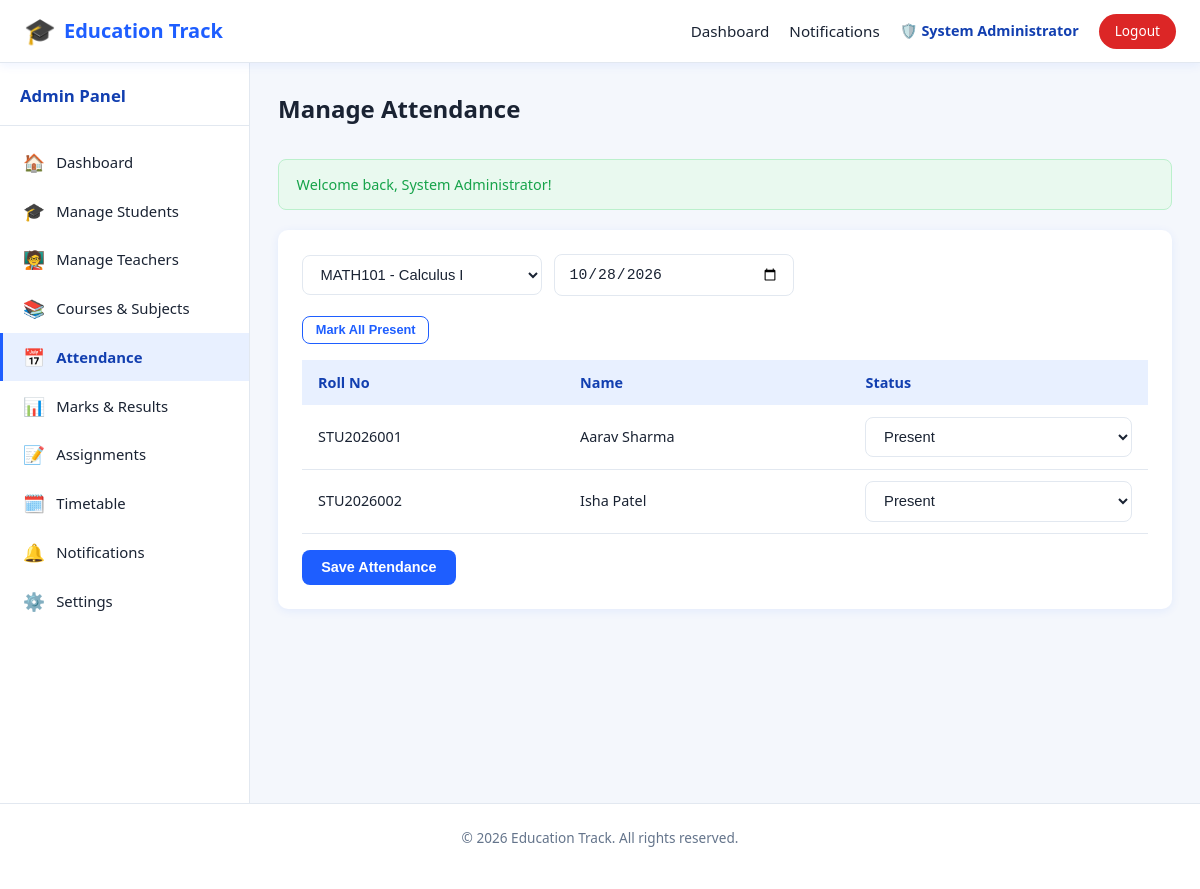
The app's page /admin/attendance.php (signed in) with its own data.
### tables this page shows
CREATE TABLE students (
    id INT AUTO_INCREMENT PRIMARY KEY,
    roll_no VARCHAR(30) NOT NULL UNIQUE,
    full_name VARCHAR(100) NOT NULL,
    email VARCHAR(100) NOT NULL UNIQUE,
    password VARCHAR(255) NOT NULL,
    phone VARCHAR(20),
    dob DATE,
    gender ENUM('Male','Female','Other'),
    address VARCHAR(255),
    profile_image VARCHAR(255) DEFAULT 'default.png',
    status ENUM('active','inactive') DEFAULT 'active',
    created_at TIMESTAMP DEFAULT CURRENT_TIMESTAMP
);

### includes/session.php (called while the page is built, shortened)
<?php
function getFlash(): array
{
    $flash = $_SESSION['flash'] ?? [];
    return $flash;
}
function sanitize(string $value): string
{
    return htmlspecialchars(trim($value), ENT_QUOTES, 'UTF-8');
}

### admin/attendance.php (the view, shortened to what this page needs)
<?php
require_once __DIR__ . '/../includes/session.php';
$pdo = getDBConnection();
$courses = $pdo->query('SELECT id, course_code, course_name FROM courses ORDER BY course_name')->fetchAll();
$selectedCourseId = (int) ($_GET['course_id'] ?? ($courses[0]['id'] ?? 0));
$selectedDate = $_GET['date'] ?? date('Y-m-d');
$students = [];
$existingAttendance = [];
if ($selectedCourseId) {
    $stmt = $pdo->prepare("SELECT s.id, s.roll_no, s.full_name FROM students s
        JOIN enrollments e ON e.student_id = s.id WHERE e.course_id = :cid ORDER BY s.full_name");
    $stmt->execute(['cid' => $selectedCourseId]);
    $students = $stmt->fetchAll();
}
$flash = getFlash();
require_once __DIR__ . '/../includes/header.php';
require_once __DIR__ . '/../includes/navbar.php';
?>
<div class="app-layout">
    <?php $sidebarType = 'admin'; $activePage = 'attendance'; require __DIR__ . '/../includes/sidebar.php'; ?>
    <main class="main-content">
        <div class="page-header"><h1>Manage Attendance</h1></div>
        <?php if (!empty($flash['success'])): ?><div class="alert alert-success" data-autohide><?= sanitize($flash['success']) ?></div><?php endif; ?>
        <div class="card">
            <form method="GET" class="filter-bar">
                <select name="course_id" class="form-control" onchange="this.form.submit()">
                    <?php foreach ($courses as $c): ?>
                        <option value="<?= $c['id'] ?>" <?= $selectedCourseId === (int) $c['id'] ? 'selected' : '' ?>><?= sanitize($c['course_code'] . ' - ' . $c['course_name']) ?></option>
                    <?php endforeach; ?>
                </select>
                <input type="date" name="date" class="form-control" value="<?= sanitize($selectedDate) ?>" onchange="this.form.submit()">
            </form>
            <?php if (empty($students)): ?>
                <div class="empty-state"><div class="icon">📅</div>No students enrolled in this course.</div>
            <?php else: ?>
                <form method="POST" action="attendance.php">
                    <button type="button" id="markAllPresent" class="btn btn-secondary btn-sm mb-1">Mark All Present</button>
                    <div class="table-wrap">
                        <table>
                            <thead><tr><th>Roll No</th><th>Name</th><th>Status</th></tr></thead>
                            <tbody>
                            <?php foreach ($students as $s): ?>
                                <?php $current = $existingAttendance[$s['id']] ?? 'Present'; ?>
                                <tr class="att-<?= strtolower($current) ?>">
                                    <td><?= sanitize($s['roll_no']) ?></td>
                                    <td><?= sanitize($s['full_name']) ?></td>
                                    <td>
                                        <select name="status[<?= $s['id'] ?>]" class="form-control attendance-status-select">
                                            <option value="Present" <?= $current === 'Present' ? 'selected' : '' ?>>Present</option>
                                        </select>
                                    </td>
                                </tr>
                            <?php endforeach; ?>
                            </tbody>
                        </table>
                    </div>
                    <button type="submit" class="btn btn-primary mt-1">Save Attendance</button>
                </form>
            <?php endif; ?>
        </div>
    </main>
</div>
<?php
require_once __DIR__ . '/../includes/footer.php';
?>

### assets/css/style.css (style rules this page uses)
:root { --primary: #1e5eff; --primary-dark: #123fb0; --primary-light: #e8f0ff; --secondary: #0ea5e9; --accent: #ffb020; --success: #16a34a; --success-bg: #e9f9ef; --danger: #dc2626; --danger-bg: #fdecec; --warning: #d97706; --warning-bg: #fff7e6; --text-dark: #1a2333; --text-muted: #64748b; --white: #ffffff; --bg-light: #f4f7fc; --border: #e2e8f0; --radius: 10px; --shadow: 0 2px 10px rgba(30, 94, 255, 0.08); --shadow-lg: 0 8px 30px rgba(30, 94, 255, 0.12); --sidebar-width: 250px; }
* { box-sizing: border-box; }
html, body { margin: 0; padding: 0; font-family: 'Segoe UI', Roboto, Helvetica, Arial, sans-serif; background: var(--bg-light); color: var(--text-dark); line-height: 1.5; }
h1, h2, h3, h4 { margin: 0 0 .5rem; color: var(--text-dark); }
.app-layout { display: flex; min-height: calc(100vh - 60px); max-width: 1500px; margin: 0 auto; }
.main-content { flex: 1; padding: 1.75rem; min-width: 0; }
.page-header { display: flex; justify-content: space-between; align-items: center; flex-wrap: wrap; gap: .75rem; margin-bottom: 1.5rem; }
.page-header h1 { font-size: 1.5rem; }
.btn { display: inline-flex; align-items: center; justify-content: center; gap: .4rem; padding: .6rem 1.2rem; border-radius: 8px; border: none; font-weight: 600; font-size: .9rem; cursor: pointer; transition: transform .1s, box-shadow .15s, background .15s; }
.btn-primary { background: var(--primary); color: var(--white); }
.btn-secondary { background: var(--white); color: var(--primary); border: 1px solid var(--primary); }
.btn-sm { padding: .35rem .8rem; font-size: .8rem; }
.card { background: var(--white); border-radius: var(--radius); box-shadow: var(--shadow); padding: 1.5rem; margin-bottom: 1.5rem; }
.table-wrap { overflow-x: auto; }
table { width: 100%; border-collapse: collapse; font-size: .9rem; }
thead th { text-align: left; background: var(--primary-light); color: var(--primary-dark); padding: .75rem 1rem; font-weight: 700; white-space: nowrap; }
tbody td { padding: .7rem 1rem; border-bottom: 1px solid var(--border); }
.form-control { width: 100%; padding: .65rem .85rem; border: 1px solid var(--border); border-radius: 8px; font-size: .92rem; background: var(--white); color: var(--text-dark); transition: border-color .15s, box-shadow .15s; }
.alert { padding: .85rem 1.1rem; border-radius: 8px; margin-bottom: 1.25rem; font-size: .9rem; font-weight: 500; }
.alert-success { background: var(--success-bg); color: var(--success); border: 1px solid #bbf0cc; }
.mt-1 { margin-top: 1rem; }
.mb-1 { margin-bottom: 1rem; }

### assets/css/admin.css (style rules this page uses)
.filter-bar { display: flex; gap: .75rem; flex-wrap: wrap; margin-bottom: 1.25rem; align-items: center; }
.filter-bar .form-control { max-width: 240px; }

### records on screen
students: roll_no "STU2026001", full_name "Aarav Sharma", id "Present"
students: roll_no "STU2026002", full_name "Isha Patel", id "Present"

### other values on screen
currentAdminName() "System Administrator"
$link['icon'] "🏠"
$link['label'] "Dashboard"
$link['icon'] "🎓"
$link['label'] "Manage Students"
$link['icon'] "🧑‍🏫"
$link['label'] "Manage Teachers"
$link['icon'] "📚"
$link['label'] "Courses & Subjects"
$link['icon'] "📅"
$link['label'] "Attendance"
$link['icon'] "📊"
$link['label'] "Marks & Results"
$link['icon'] "📝"
$link['label'] "Assignments"
